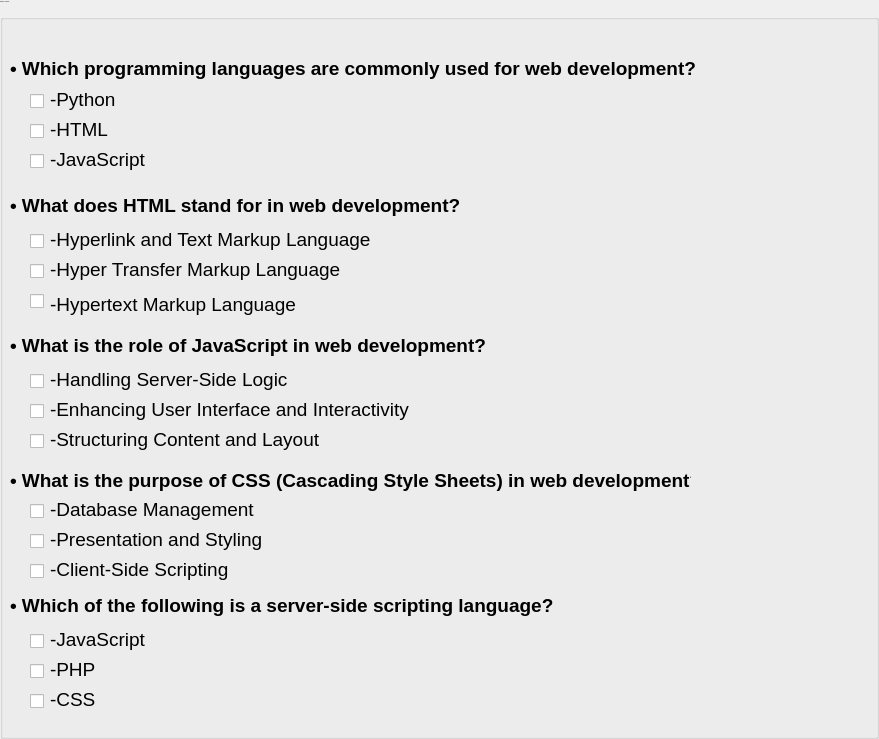
                 <widget class="QGroupBox" name="Exo1">
                  <property name="minimumSize">
                   <size>
                    <width>0</width>
                    <height>730</height>
                   </size>
                  </property>
                  <property name="font">
                   <font>
                    <family>Ubuntu</family>
                    <pointsize>-1</pointsize>
                   </font>
                  </property>
                  <property name="styleSheet">
                   <string notr="true"/>
                  </property>
                  <property name="title">
                   <string>Question 1 (5 points):</string>
                  </property>
                  <widget class="QCheckBox" name="E1Q1C2Check">
                   <property name="geometry">
                    <rect>
                     <x>30</x>
                     <y>120</y>
                     <width>21</width>
                     <height>23</height>
                    </rect>
                   </property>
                   <property name="cursor">
                    <cursorShape>PointingHandCursor</cursorShape>
                   </property>
                   <property name="text">
                    <string/>
                   </property>
                  </widget>
                  <widget class="QCheckBox" name="E1Q1C1Check">
                   <property name="geometry">
                    <rect>
                     <x>30</x>
                     <y>90</y>
                     <width>21</width>
                     <height>23</height>
                    </rect>
                   </property>
                   <property name="cursor">
                    <cursorShape>PointingHandCursor</cursorShape>
                   </property>
                   <property name="text">
                    <string/>
                   </property>
                  </widget>
                  <widget class="QCheckBox" name="E1Q1C3Check">
                   <property name="geometry">
                    <rect>
                     <x>30</x>
                     <y>150</y>
                     <width>16</width>
                     <height>23</height>
                    </rect>
                   </property>
                   <property name="cursor">
                    <cursorShape>PointingHandCursor</cursorShape>
                   </property>
                   <property name="text">
                    <string/>
                   </property>
                  </widget>
                  <widget class="QLabel" name="E1Q1Q">
                   <property name="geometry">
                    <rect>
                     <x>10</x>
                     <y>38</y>
                     <width>711</width>
                     <height>61</height>
                    </rect>
                   </property>
                   <property name="font">
                    <font>
                     <family>Ubuntu</family>
                     <pointsize>14</pointsize>
                    </font>
                   </property>
                   <property name="text">
                    <string>&lt;html&gt;&lt;head/&gt;&lt;body&gt;&lt;p&gt;&lt;span style=&quot; font-weight:600;&quot;&gt;• Which programming languages are commonly used for web development?&lt;/span&gt;&lt;/p&gt;&lt;/body&gt;&lt;/html&gt;</string>
                   </property>
                  </widget>
                  <widget class="QLabel" name="E1Q1C1Label">
                   <property name="geometry">
                    <rect>
                     <x>50</x>
                     <y>89</y>
                     <width>71</width>
                     <height>21</height>
                    </rect>
                   </property>
                   <property name="font">
                    <font>
                     <family>Ubuntu</family>
                     <pointsize>14</pointsize>
                    </font>
                   </property>
                   <property name="text">
                    <string>-Python</string>
                   </property>
                  </widget>
                  <widget class="QLabel" name="E1Q1C2Label">
                   <property name="geometry">
                    <rect>
                     <x>50</x>
                     <y>119</y>
                     <width>67</width>
                     <height>21</height>
                    </rect>
                   </property>
                   <property name="font">
                    <font>
                     <family>Ubuntu</family>
                     <pointsize>14</pointsize>
                    </font>
                   </property>
                   <property name="text">
                    <string>-HTML</string>
                   </property>
                  </widget>
                  <widget class="QLabel" name="E1Q1C3Label">
                   <property name="geometry">
                    <rect>
                     <x>50</x>
                     <y>149</y>
                     <width>101</width>
                     <height>21</height>
                    </rect>
                   </property>
                   <property name="font">
                    <font>
                     <family>Ubuntu</family>
                     <pointsize>14</pointsize>
                    </font>
                   </property>
                   <property name="text">
                    <string>-JavaScript</string>
                   </property>
                  </widget>
                  <widget class="QLabel" name="E1Q2Q">
                   <property name="geometry">
                    <rect>
                     <x>10</x>
                     <y>190</y>
                     <width>461</width>
                     <height>31</height>
                    </rect>
                   </property>
                   <property name="font">
                    <font>
                     <family>Ubuntu</family>
                     <pointsize>14</pointsize>
                    </font>
                   </property>
                   <property name="text">
                    <string>&lt;html&gt;&lt;head/&gt;&lt;body&gt;&lt;p&gt;&lt;span style=&quot; font-weight:600;&quot;&gt;• What does HTML stand for in web development?&lt;/span&gt;&lt;/p&gt;&lt;/body&gt;&lt;/html&gt;</string>
                   </property>
                  </widget>
                  <widget class="QCheckBox" name="E1Q2C1Check">
                   <property name="geometry">
                    <rect>
                     <x>30</x>
                     <y>230</y>
                     <width>21</width>
                     <height>23</height>
                    </rect>
                   </property>
                   <property name="cursor">
                    <cursorShape>PointingHandCursor</cursorShape>
                   </property>
                   <property name="text">
                    <string/>
                   </property>
                  </widget>
                  <widget class="QCheckBox" name="E1Q2C2Check">
                   <property name="geometry">
                    <rect>
                     <x>30</x>
                     <y>260</y>
                     <width>21</width>
                     <height>23</height>
                    </rect>
                   </property>
                   <property name="cursor">
                    <cursorShape>PointingHandCursor</cursorShape>
                   </property>
                   <property name="text">
                    <string/>
                   </property>
                  </widget>
                  <widget class="QCheckBox" name="E1Q2C3Check">
                   <property name="geometry">
                    <rect>
                     <x>30</x>
                     <y>290</y>
                     <width>21</width>
                     <height>23</height>
                    </rect>
                   </property>
                   <property name="cursor">
                    <cursorShape>PointingHandCursor</cursorShape>
                   </property>
                   <property name="text">
                    <string/>
                   </property>
                  </widget>
                  <widget class="QLabel" name="E1Q2C1Label">
                   <property name="geometry">
                    <rect>
                     <x>50</x>
                     <y>229</y>
                     <width>341</width>
                     <height>21</height>
                    </rect>
                   </property>
                   <property name="font">
                    <font>
                     <family>Ubuntu</family>
                     <pointsize>14</pointsize>
                    </font>
                   </property>
                   <property name="text">
                    <string>-Hyperlink and Text Markup Language</string>
                   </property>
                  </widget>
                  <widget class="QLabel" name="E1Q2C2Label">
                   <property name="geometry">
                    <rect>
                     <x>50</x>
                     <y>259</y>
                     <width>311</width>
                     <height>21</height>
                    </rect>
                   </property>
                   <property name="font">
                    <font>
                     <family>Ubuntu</family>
                     <pointsize>14</pointsize>
                    </font>
                   </property>
                   <property name="text">
                    <string>-Hyper Transfer Markup Language</string>
                   </property>
                  </widget>
                  <widget class="QLabel" name="E1Q2C2Label_2">
                   <property name="geometry">
                    <rect>
                     <x>50</x>
                     <y>289</y>
                     <width>271</width>
                     <height>31</height>
                    </rect>
                   </property>
                   <property name="font">
                    <font>
                     <family>Ubuntu</family>
                     <pointsize>14</pointsize>
                    </font>
                   </property>
                   <property name="text">
                    <string>-Hypertext Markup Language</string>
                   </property>
                  </widget>
                  <widget class="QLabel" name="E1Q3Q">
                   <property name="geometry">
                    <rect>
                     <x>10</x>
                     <y>330</y>
                     <width>591</width>
                     <height>31</height>
                    </rect>
                   </property>
                   <property name="font">
                    <font>
                     <family>Ubuntu</family>
                     <pointsize>14</pointsize>
                    </font>
                   </property>
                   <property name="text">
                    <string>&lt;html&gt;&lt;head/&gt;&lt;body&gt;&lt;p&gt;&lt;span style=&quot; font-weight:600;&quot;&gt;• What is the role of JavaScript in web development?&lt;/span&gt;&lt;/p&gt;&lt;/body&gt;&lt;/html&gt;</string>
                   </property>
                  </widget>
                  <widget class="QCheckBox" name="E1Q3C1Check">
                   <property name="geometry">
                    <rect>
                     <x>30</x>
                     <y>370</y>
                     <width>21</width>
                     <height>23</height>
                    </rect>
                   </property>
                   <property name="cursor">
                    <cursorShape>PointingHandCursor</cursorShape>
                   </property>
                   <property name="text">
                    <string/>
                   </property>
                  </widget>
                  <widget class="QCheckBox" name="E1Q3C2Check">
                   <property name="geometry">
                    <rect>
                     <x>30</x>
                     <y>400</y>
                     <width>21</width>
                     <height>23</height>
                    </rect>
                   </property>
                   <property name="cursor">
                    <cursorShape>PointingHandCursor</cursorShape>
                   </property>
                   <property name="text">
                    <string/>
                   </property>
                  </widget>
                  <widget class="QCheckBox" name="E1Q3C3Check">
                   <property name="geometry">
                    <rect>
                     <x>30</x>
                     <y>430</y>
                     <width>21</width>
                     <height>23</height>
                    </rect>
                   </property>
                   <property name="cursor">
                    <cursorShape>PointingHandCursor</cursorShape>
                   </property>
                   <property name="text">
                    <string/>
                   </property>
                  </widget>
                  <widget class="QLabel" name="E1Q3C1Label">
                   <property name="geometry">
                    <rect>
                     <x>50</x>
                     <y>369</y>
                     <width>261</width>
                     <height>21</height>
                    </rect>
                   </property>
                   <property name="font">
                    <font>
                     <family>Ubuntu</family>
                     <pointsize>14</pointsize>
                    </font>
                   </property>
                   <property name="text">
                    <string>-Handling Server-Side Logic</string>
                   </property>
                  </widget>
                  <widget class="QLabel" name="E1Q3C2Label">
                   <property name="geometry">
                    <rect>
                     <x>50</x>
                     <y>399</y>
                     <width>391</width>
                     <height>21</height>
                    </rect>
                   </property>
                   <property name="font">
                    <font>
                     <family>Ubuntu</family>
                     <pointsize>14</pointsize>
                    </font>
                   </property>
                   <property name="text">
                    <string>-Enhancing User Interface and Interactivity</string>
                   </property>
                  </widget>
                  <widget class="QLabel" name="E1Q3C3Label">
                   <property name="geometry">
                    <rect>
                     <x>50</x>
                     <y>429</y>
                     <width>301</width>
                     <height>21</height>
                    </rect>
                   </property>
                   <property name="font">
                    <font>
                     <family>Ubuntu</family>
                     <pointsize>14</pointsize>
                    </font>
                   </property>
                   <property name="text">
                    <string>-Structuring Content and Layout</string>
                   </property>
                  </widget>
                  <widget class="QCheckBox" name="E1Q5C3Check">
                   <property name="geometry">
                    <rect>
                     <x>30</x>
                     <y>690</y>
                     <width>21</width>
                     <height>23</height>
                    </rect>
                   </property>
                   <property name="cursor">
                    <cursorShape>PointingHandCursor</cursorShape>
                   </property>
                   <property name="text">
                    <string/>
                   </property>
                  </widget>
                  <widget class="QLabel" name="E1Q4Q">
                   <property name="geometry">
                    <rect>
                     <x>10</x>
                     <y>460</y>
                     <width>681</width>
                     <height>41</height>
                    </rect>
                   </property>
                   <property name="font">
                    <font>
                     <family>Ubuntu</family>
                     <pointsize>14</pointsize>
                    </font>
                   </property>
                   <property name="text">
                    <string>&lt;html&gt;&lt;head/&gt;&lt;body&gt;&lt;p&gt;&lt;span style=&quot; font-weight:600;&quot;&gt;• What is the purpose of CSS (Cascading Style Sheets) in web development?&lt;/span&gt;&lt;/p&gt;&lt;/body&gt;&lt;/html&gt;</string>
                   </property>
                  </widget>
                  <widget class="QLabel" name="E1Q5Q">
                   <property name="geometry">
                    <rect>
                     <x>10</x>
                     <y>590</y>
                     <width>551</width>
                     <height>31</height>
                    </rect>
                   </property>
                   <property name="font">
                    <font>
                     <family>Ubuntu</family>
                     <pointsize>14</pointsize>
                    </font>
                   </property>
                   <property name="text">
                    <string>&lt;html&gt;&lt;head/&gt;&lt;body&gt;&lt;p&gt;&lt;span style=&quot; font-weight:600;&quot;&gt;• Which of the following is a server-side scripting language?&lt;/span&gt;&lt;/p&gt;&lt;/body&gt;&lt;/html&gt;</string>
                   </property>
                  </widget>
                  <widget class="QCheckBox" name="E1Q4C2Check">
                   <property name="geometry">
                    <rect>
                     <x>30</x>
                     <y>530</y>
                     <width>21</width>
                     <height>23</height>
                    </rect>
                   </property>
                   <property name="cursor">
                    <cursorShape>PointingHandCursor</cursorShape>
                   </property>
                   <property name="text">
                    <string/>
                   </property>
                  </widget>
                  <widget class="QLabel" name="E1Q5C2Label">
                   <property name="geometry">
                    <rect>
                     <x>50</x>
                     <y>659</y>
                     <width>241</width>
                     <height>21</height>
                    </rect>
                   </property>
                   <property name="font">
                    <font>
                     <family>Ubuntu</family>
                     <pointsize>14</pointsize>
                    </font>
                   </property>
                   <property name="text">
                    <string>-PHP</string>
                   </property>
                  </widget>
                  <widget class="QLabel" name="E1Q5C3Label">
                   <property name="geometry">
                    <rect>
                     <x>50</x>
                     <y>689</y>
                     <width>201</width>
                     <height>21</height>
                    </rect>
                   </property>
                   <property name="font">
                    <font>
                     <family>Ubuntu</family>
                     <pointsize>14</pointsize>
                    </font>
                   </property>
                   <property name="text">
                    <string>-CSS</string>
                   </property>
                  </widget>
                  <widget class="QLabel" name="E1Q4C3Label">
                   <property name="geometry">
                    <rect>
                     <x>50</x>
                     <y>559</y>
                     <width>201</width>
                     <height>21</height>
                    </rect>
                   </property>
                   <property name="font">
                    <font>
                     <family>Ubuntu</family>
                     <pointsize>14</pointsize>
                    </font>
                   </property>
                   <property name="text">
                    <string>-Client-Side Scripting</string>
                   </property>
                  </widget>
                  <widget class="QLabel" name="E1Q4C2Label">
                   <property name="geometry">
                    <rect>
                     <x>50</x>
                     <y>529</y>
                     <width>251</width>
                     <height>21</height>
                    </rect>
                   </property>
                   <property name="font">
                    <font>
                     <family>Ubuntu</family>
                     <pointsize>14</pointsize>
                    </font>
                   </property>
                   <property name="text">
                    <string>-Presentation and Styling</string>
                   </property>
                  </widget>
                  <widget class="QCheckBox" name="E1Q4C3Check">
                   <property name="geometry">
                    <rect>
                     <x>30</x>
                     <y>560</y>
                     <width>16</width>
                     <height>23</height>
                    </rect>
                   </property>
                   <property name="cursor">
                    <cursorShape>PointingHandCursor</cursorShape>
                   </property>
                   <property name="text">
                    <string/>
                   </property>
                  </widget>
                  <widget class="QLabel" name="E1Q5C1Label">
                   <property name="geometry">
                    <rect>
                     <x>50</x>
                     <y>629</y>
                     <width>111</width>
                     <height>21</height>
                    </rect>
                   </property>
                   <property name="font">
                    <font>
                     <family>Ubuntu</family>
                     <pointsize>14</pointsize>
                    </font>
                   </property>
                   <property name="text">
                    <string>-JavaScript</string>
                   </property>
                  </widget>
                  <widget class="QLabel" name="E1Q4C1Label">
                   <property name="geometry">
                    <rect>
                     <x>50</x>
                     <y>499</y>
                     <width>221</width>
                     <height>21</height>
                    </rect>
                   </property>
                   <property name="font">
                    <font>
                     <family>Ubuntu</family>
                     <pointsize>14</pointsize>
                    </font>
                   </property>
                   <property name="text">
                    <string>-Database Management</string>
                   </property>
                  </widget>
                  <widget class="QCheckBox" name="E1Q5C2Check">
                   <property name="geometry">
                    <rect>
                     <x>30</x>
                     <y>660</y>
                     <width>21</width>
                     <height>23</height>
                    </rect>
                   </property>
                   <property name="cursor">
                    <cursorShape>PointingHandCursor</cursorShape>
                   </property>
                   <property name="text">
                    <string/>
                   </property>
                  </widget>
                  <widget class="QCheckBox" name="E1Q4C1Check">
                   <property name="geometry">
                    <rect>
                     <x>30</x>
                     <y>500</y>
                     <width>21</width>
                     <height>23</height>
                    </rect>
                   </property>
                   <property name="cursor">
                    <cursorShape>PointingHandCursor</cursorShape>
                   </property>
                   <property name="text">
                    <string/>
                   </property>
                  </widget>
                  <widget class="QCheckBox" name="E1Q5C1Check">
                   <property name="geometry">
                    <rect>
                     <x>30</x>
                     <y>630</y>
                     <width>21</width>
                     <height>23</height>
                    </rect>
                   </property>
                   <property name="cursor">
                    <cursorShape>PointingHandCursor</cursorShape>
                   </property>
                   <property name="text">
                    <string/>
                   </property>
                  </widget>
                  <widget class="QLabel" name="label_3">
                   <property name="geometry">
                    <rect>
                     <x>150</x>
                     <y>10</y>
                     <width>720</width>
                     <height>720</height>
                    </rect>
                   </property>
                   <property name="text">
                    <string/>
                   </property>
                   <property name="pixmap">
                    <pixmap>../FINAL_IHM_Assets/mp_iArtboard 4.png</pixmap>
                   </property>
                   <property name="scaledContents">
                    <bool>true</bool>
                   </property>
                  </widget>
                 </widget>
